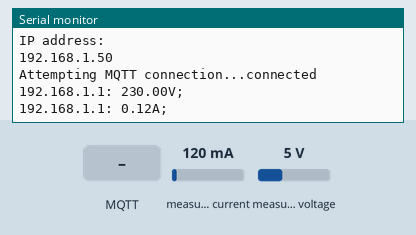
Recording of a sketch running on a simulated ESP32. Shown: the last lines printed to the serial monitor. The test bench sets the inputs (shaded band); at power-on: measured current 120 mA, measured voltage 5 V. WiFi joins after 1.5 s; servers stay silent unless stated; no MQTT or app messages arrive unless stated.

Above: at 2.7 s.
2.8 s: MQTT message "esp32/output" arrives on the first subscribed topic
7.1 s: measured current set to 40 mA
At 8.5 s:
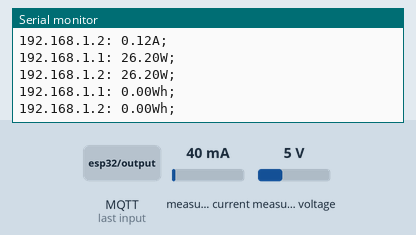
11.1 s: MQTT message "1" arrives on the first subscribed topic
At 18.6 s:
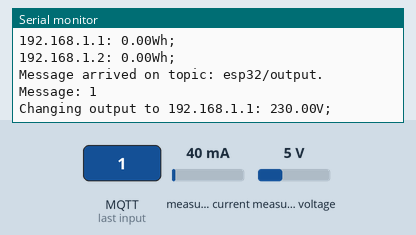
19.0 s: MQTT message "on" arrives on the first subscribed topic
At 26.5 s:
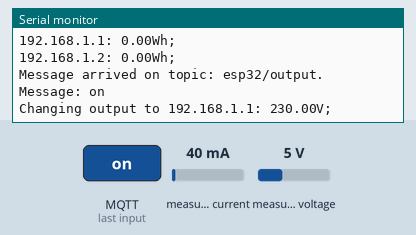
26.9 s: MQTT message "off" arrives on the first subscribed topic
At 34.4 s:
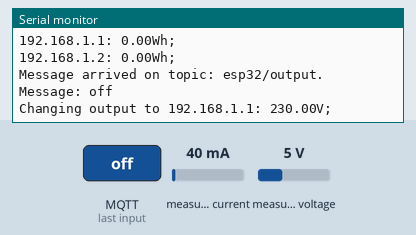
34.8 s: measured voltage set to 0.3 V
At 37.5 s:
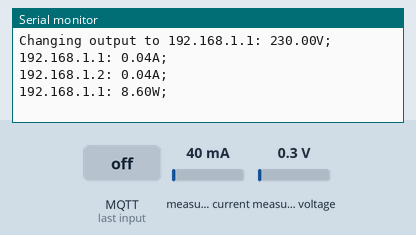
Timing chart, 0 to 37.7 s (numbered marks = the images above; inputs shaded):
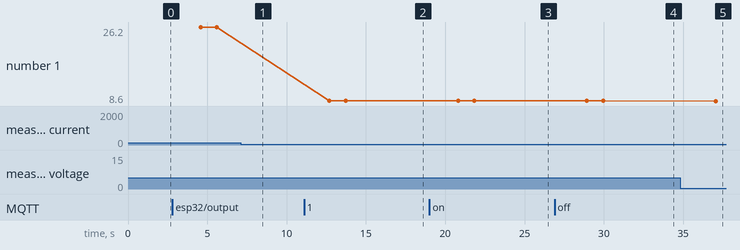

The sketch:

PZEM004t_dual_meter_mqttv3.ino
```cpp
//  PZEM004t_dual_meter_mqtt_v3
//  Get voltage, Amps, Watts and Wh from two PZEM-004T power meter modules, one for each phase.
//
//  by Alan Mera
//  Dec, 27, 2019
//

#include <PZEM004T.h>
#include <WiFi.h>
#include <PubSubClient.h>
#include <Wire.h>
#include <math.h>

// Replace the next variables with your SSID/Password combination
const char* ssid = "AMnetgear";
const char* password = "malibu2515";

// Add your MQTT Broker IP address
const char* mqtt_server = "192.168.1.20";
char voltString[8];
char currentString[8];
char wattsString[8];
char energyString[8];
float totalCurrent;
float totalWatts;
float totalEnergy;
char volts;
float amps;
float watts;
float Energy;


//PZEM004T pzem(10, 11);
PZEM004T pzem(&Serial2); //ESP32 rx(D16) tx(D17)
IPAddress ip[2];

WiFiClient espClient;
PubSubClient client(espClient);
long lastMsg = 0;
char msg[50]; // One PZEM-004T set to 192.168.1.1 & other set to 192.168.1.2, one for each phase
int value = 0;


void setup() {
  Serial.begin(115200);

  setup_wifi();
  client.setServer(mqtt_server, 1883);
  client.setCallback(callback);

  ip[0] = IPAddress(192,168,1,1);
  ip[1] = IPAddress(192,168,1,2);
  //pzem.setAddress(ip[1]); ** Use to set device address on PZEM-004T modules
}

void loop() {

  if (!client.connected()) {
      reconnect();
     }
  client.loop();

  //Get volts reading from each device and publish to MQTT
    volts = getVolts(0);
    client.publish("power/volts", voltString);


  //Get current reading from each device and publish to MQTT
    amps = getCurrent(0);
    totalCurrent = totalCurrent + amps;
    amps = getCurrent(1);
    totalCurrent = totalCurrent + amps;
    client.publish("power/amps", dtostrf(totalCurrent, 2, 2, currentString));
    totalCurrent = 0;

  //Get power reading from each device and publish to MQTT
    watts= getPower(0);
    totalWatts = totalWatts + watts;
    watts= getPower(1);
    totalWatts = totalWatts + watts;
    client.publish("power/watts", dtostrf(totalWatts, 2, 2, wattsString));
    totalWatts = 0;

  //Get energy reading from each device and publish to MQTT
    Energy = getEnergy(0);
    totalEnergy = totalEnergy + Energy;
    Energy = getEnergy(1);
    totalEnergy = totalEnergy + Energy;
    client.publish("power/energy", dtostrf(totalEnergy, 2, 2, energyString));
    totalEnergy = 0;

    delay(1000);
}


void setup_wifi() {
  delay(10);
  // We start by connecting to a WiFi network
  Serial.println();
  Serial.print("Connecting to ");
  Serial.println(ssid);

  WiFi.begin(ssid, password);

  while (WiFi.status() != WL_CONNECTED) {
    delay(500);
    Serial.print(".");
  }

  Serial.println("");
  Serial.println("WiFi connected");
  Serial.println("IP address: ");
  Serial.println(WiFi.localIP());
}

void callback(char* topic, byte* message, unsigned int length) {
  Serial.print("Message arrived on topic: ");
  Serial.print(topic);
  Serial.print(". Message: ");
  String messageTemp;

  for (int i = 0; i < length; i++) {
    Serial.print((char)message[i]);
    messageTemp += (char)message[i];
  }
  Serial.println();
   // If a message is received on the topic esp32/output, you check if the message is either "on" or "off".
  // Changes the output state according to the message
  if (String(topic) == "esp32/output") {
    Serial.print("Changing output to ");


  }
}

void reconnect() {
  // Loop until we're reconnected
  while (!client.connected()) {
    Serial.print("Attempting MQTT connection...");
    // Attempt to connect
    if (client.connect("ESP8266Client")) {
      Serial.println("connected");
      // Subscribe
      client.subscribe("esp32/output");
    } else {
      Serial.print("failed, rc=");
      Serial.print(client.state());
      Serial.println(" try again in 5 seconds");
      // Wait 5 seconds before retrying
      delay(5000);
    }
  }
}


float getVolts(int deviceNum) {
    float v;
    Serial.print(ip[deviceNum]);
    v = pzem.voltage(ip[deviceNum]);
    if (v < 0.0)
      v = 0.0;
    Serial.print(": ");
    Serial.print(v);
    Serial.print("V; ");
    Serial.println("");
    dtostrf(v, 1, 2, voltString);
    delay(1000);
    return v;
}

float getCurrent(int deviceNum) {
    float i;
    Serial.print(ip[deviceNum]);
    i = pzem.current(ip[deviceNum]);
    if (i < 0.0)
      i = 0.0;
    Serial.print(": ");
    Serial.print(i);
    Serial.print("A; ");
    Serial.println("");
    delay(1000);
    return i;
}

float getPower(int deviceNum) {
    float p;
    Serial.print(ip[deviceNum]);
    p = pzem.power(ip[deviceNum]);
    if (p < 0.0)
      p = 0.0;
    Serial.print(": ");
    Serial.print(p);
    Serial.print("W; ");
    Serial.println("");
    delay(1000);
    return p;
}

float getEnergy(int deviceNum) {
    float e;
    Serial.print(ip[deviceNum]);
    e = pzem.energy(ip[deviceNum]);
    if (e < 0.0)
      e = 0.0;
    Serial.print(": ");
    Serial.print(e);
    Serial.print("Wh; ");
    Serial.println("");
    delay(1000);
    return e;
}
```

Measured:
- after the input at 11.1 s, the serial monitor: prints a new line after 6.7 s (image 2)
- after the input at 19.0 s, the serial monitor: prints a new line after 6.9 s (image 3)
- after the input at 26.9 s, the serial monitor: prints a new line after 7.1 s (image 4)
- after the input at 34.8 s, the serial monitor: prints a new line after 2.2 s (image 5)
- plotted number 1: 8.7 → 8.6 after the input at 34.8 s
